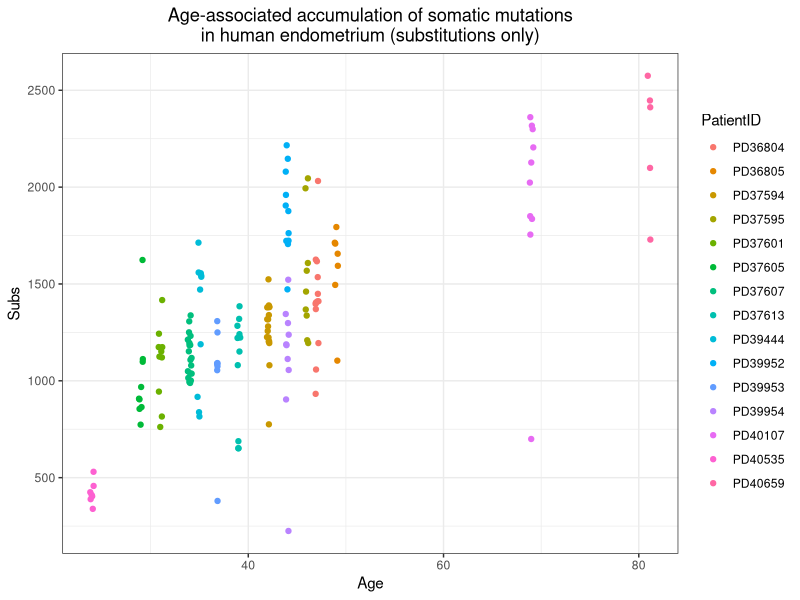

Reproduce this figure in R.
## ---- chunk 1
library(tidyverse)
library(magrittr)
library(lme4)
library(lmerTest)
library(rlang) 
library(knitr)
library(kableExtra)
## ---- chunk 2
endom_burden <- read.csv("endom_burden_summary_file_for_model.final.csv")
# samples per patient
endom_burden %>% group_by(PatientID) %>%  count(PatientID) %>%  rename(`Sample count` = n) %>% arrange(desc(`Sample count`)) %>%  kable() %>%  kable_styling(bootstrap_options = c("striped", "condensed"), full_width = F, position = "left")
## ---- chunk 3
# Look at raw data
endom_burden %>% ggplot(aes(Age, Subs, colour = PatientID)) +
  geom_jitter(width = 0.2) +
  theme(plot.title = element_text(size = 8)) +
  ggtitle("Age-associated accumulation of somatic mutations\nin human endometrium (substitutions only)") +
  theme(plot.title = element_text(size = 14)) + theme_bw() +theme(plot.title = element_text(hjust = 0.5))
## ---- chunk 4
# Combine read depth and median sample depth as Vafdepth
endom_burden %<>%  mutate(Vafdepth = Seq_X*Sample_Median_Vaf)

full_lmer_model = lmer(Subs ~ Age + Vafdepth + BMI + Parity + Driver_status + (Age - 1|PatientID), data=endom_burden, REML=F)
# Drop each fixed effect
lme4:::drop1.merMod(full_lmer_model, test = "Chisq")
## ---- chunk 5
# Remove parity from full model
reduced1_glmer_model <- update(full_lmer_model, ~ . -Parity)
# Drop each fixed effect from final model
lme4:::drop1.merMod(reduced1_glmer_model, test = "Chisq")
## ---- chunk 6
# Define final model as all features are significant P < 0.05
final_glmer_model <- reduced1_glmer_model
# Print final model summary
print(summary(final_glmer_model))
